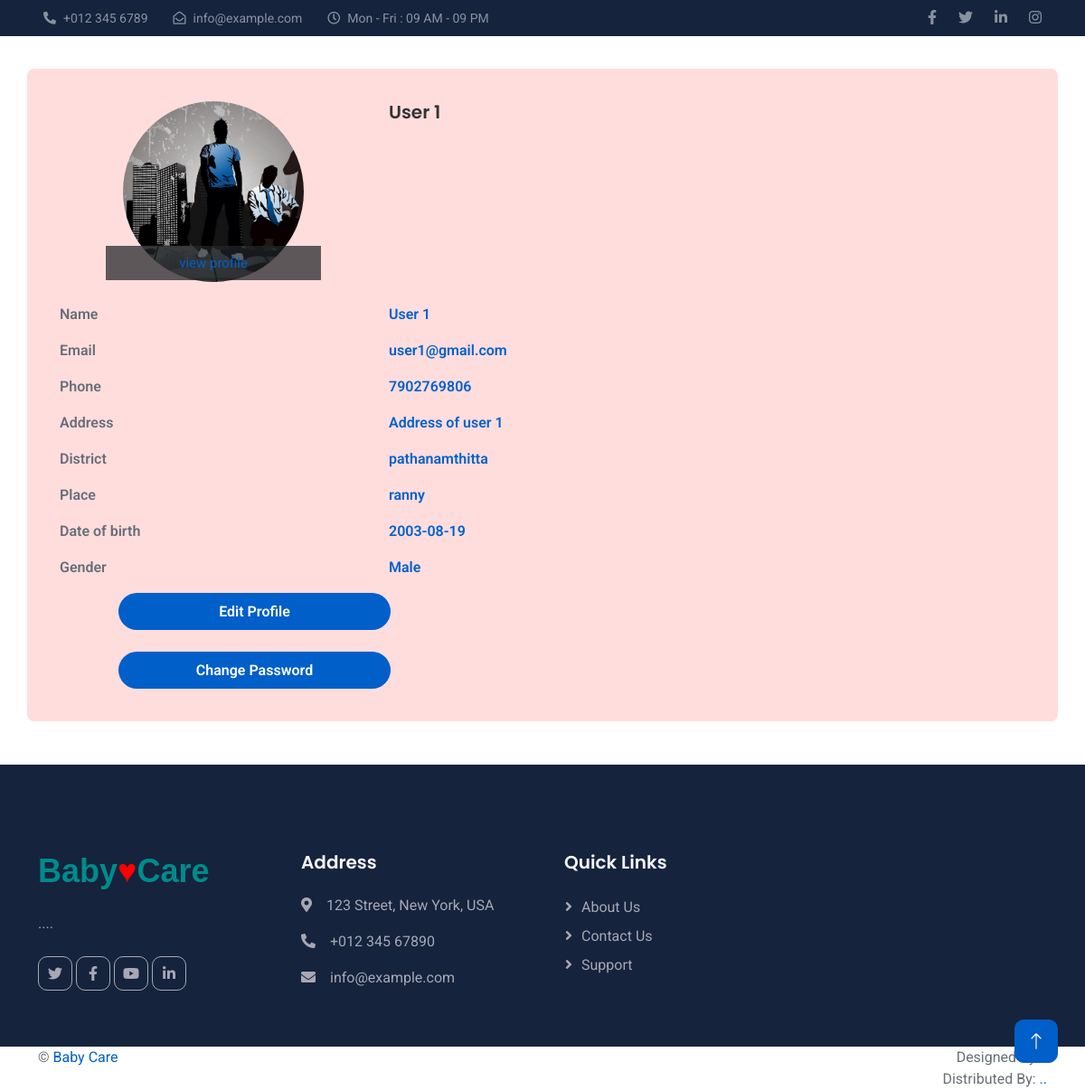
Screenshot of /User/MyProfile.php (signed in) with the database file from the repository.
### tables this page shows
CREATE TABLE `tbl_newuser` (
  `user_id` int(11) NOT NULL,
  `user_name` varchar(50) NOT NULL,
  `user_contact` varchar(12) NOT NULL,
  `user_dob` date NOT NULL,
  `user_gender` varchar(8) NOT NULL,
  `user_address` varchar(100) NOT NULL,
  `place_id` int(11) NOT NULL,
  `user_email` varchar(50) NOT NULL,
  `user_password` varchar(20) NOT NULL,
  `user_photo` varchar(100) NOT NULL DEFAULT '0',
  `user_doj` date DEFAULT NULL
);

CREATE TABLE `tbl_district` (
  `district_id` int(11) NOT NULL,
  `district_name` varchar(50) NOT NULL
);

CREATE TABLE `tbl_place` (
  `district_id` int(11) NOT NULL,
  `place_id` int(11) NOT NULL,
  `place_name` varchar(50) NOT NULL
);

### web/User/MyProfile.php (the view, shortened to what this page needs)
<?php
 include('../Assets/Connection/Connection.php');
 include("Header.php");
	 $myprofile="select * from tbl_newuser n inner join tbl_place p on n.place_id=p.place_id inner join tbl_district d on p.district_id=d.district_id where n.user_id=".$_SESSION['user_id'];
	 $row=$con->query($myprofile);
     $val=$row->fetch_assoc();
?>
<!DOCTYPE html>
<html lang="en">
<head>
</head>
<body>
    <div class="container emp-profile">
                <form method="post">
                    <div class="row">
                        <div class="col-md-4">
                        <div class="profile-img">
                        <?php
                         if($val['user_photo'] !=0 )
                         {
                        ?>
                        <img src="../Assets/File/User/<?php echo $val['user_photo'] ?>" alt="Profile Image"/>
                                <div class="file btn btn-lg btn-primary">
                                    <a href="../Assets/File/User/<?php echo $val['user_photo'] ?>">view profile</a>
                                </div>
                            <?php
                         }
                        ?>
                            </div>
                        </div>
                        <div class="col-md-6">
                            <div class="profile-head">
                                <h5>
                                <?php echo $val['user_name'];?>
                                </h5>
                            </div>
                        </div>
                    </div>
                    <div class="row">
                        <div class="col-md-8">
                            <div class="tab-content profile-tab" id="myTabContent">
                                <div class="tab-pane fade show active" id="home" role="tabpanel" aria-labelledby="home-tab">
                                        <div class="row">
                                            <div class="col-md-6">
                                                <label>Name</label>
                                            </div>
                                            <div class="col-md-6">
                                                <p><?php echo $val['user_name'];?></p>
                                            </div>
                                        </div>
                                        <div class="row">
                                            <div class="col-md-6">
                                                <label>Email</label>
                                            </div>
                                            <div class="col-md-6">
                                                <p><?php echo $val['user_email'];?></p>
                                            </div>
                                        </div>
                                        <div class="row">
                                            <div class="col-md-6">
                                                <label>Phone</label>
                                            </div>
                                            <div class="col-md-6">
                                                <p><?php echo $val['user_contact'];?></p>
                                            </div>
                                        </div>
                                        <div class="row">
                                            <div class="col-md-6">
                                                <label>Address</label>
                                            </div>
                                            <div class="col-md-6">
                                                <p><?php echo $val['user_address'];?></p>
                                            </div>
                                        </div>
                                        <div class="row">
                                            <div class="col-md-6">
                                                <label>District</label>
                                            </div>
                                            <div class="col-md-6">
                                                <p><?php echo $val['district_name'];?></p>
                                            </div>
                                        </div>
                                        <div class="row">
                                            <div class="col-md-6">
                                                <label>Place</label>
                                            </div>
                                            <div class="col-md-6">
                                                <p><?php echo $val['place_name']?></p>
                                            </div>
                                        </div>
                                        <div class="row">
                                            <div class="col-md-6">
                                                <label>Date of birth</label>
                                            </div>
                                            <div class="col-md-6">
                                                <p><?php echo $val['user_dob'];?></p>
                                            </div>
                                        </div>
                                        <div class="row">
                                            <div class="col-md-6">
                                                <label>Gender</label>
                                            </div>
                                            <div class="col-md-6">
                                                <p><?php echo $val['user_gender'];?></p>
                                            </div>
                                        </div>
                                </div>
                            </div>
                        </div>
                        <div class="col-md-5">
                        <a href="EditProfile.php" class="btn btn-primary profile-edit-btn">Edit Profile</a><br>
                        <a href="ChangePassword.php" class="btn btn-primary profile-edit-btn">Change Password</a>
                        </div>
                    </div>
                </form>
            </div>
</body>
<?php
  include("Footer.php");
?>
</html>

### web/Assets/Templates/Main/css/style.css (style rules this page uses)
:root { --primary: #015FC9; --secondary: #0DD3F1; --light: #F6F7FC; --dark: #15233C; }
.btn { transition: .5s; }
.btn.btn-primary, .btn.btn-outline-primary:hover, .btn.btn-secondary, .btn.btn-outline-secondary:hover { color: #FFFFFF; }

### web/User/MyProfile.php (style rules this page uses)
.emp-profile { padding: 3%; margin-top: 3%; margin-bottom: 3%; border-radius: 0.5rem; background: #fdd; }
.profile-img { text-align: center; }
.profile-img img { width: 200px; height: 200px; border-radius: 50%; object-fit: cover; }
.profile-img .file { position: relative; overflow: hidden; margin-top: -20%; width: 70%; border: none; border-radius: 0; font-size: 15px; background: #212529b8; }
.profile-head h5 { color: #333; }
.profile-edit-btn { border: none; border-radius: 1.5rem; width: 70%; padding: 2%; font-weight: 600; color: black; cursor: pointer; margin: 0 auto; display: block; }
.profile-tab label { font-weight: 600; }
.profile-tab p { font-weight: 600; color: #0062cc; }

### rows the page displays
tbl_newuser: user_photo (picture), user_name "User 1", user_email "user1@gmail.com", user_contact "7902769806", user_address "Address of user 1", tbl_district.district_name "pathanamthitta", place.place_name "ranny", user_dob "2003-08-19", user_gender "Male"
